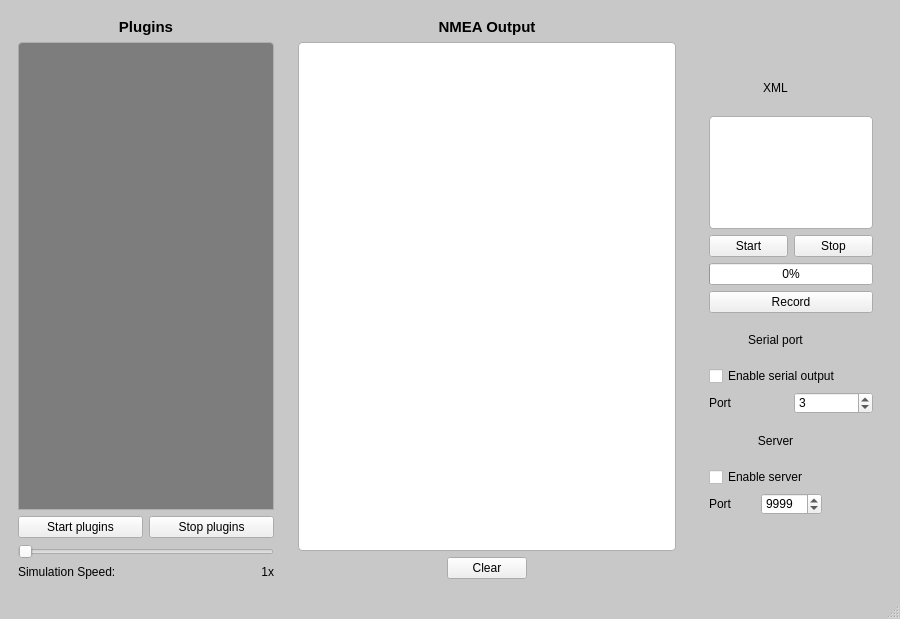
<?xml version="1.0" encoding="UTF-8"?>
<ui version="4.0">
 <class>ControllerWindow</class>
 <widget class="QMainWindow" name="ControllerWindow">
  <property name="geometry">
   <rect>
    <x>0</x>
    <y>0</y>
    <width>900</width>
    <height>619</height>
   </rect>
  </property>
  <property name="windowTitle">
   <string>UpWind::NMEA</string>
  </property>
  <property name="styleSheet">
   <string notr="true">QFrame.headerFrame {
border: none;
border-top-left-radius: 4px;
border-top-right-radius: 4px;
background: qlineargradient(x1: 0, y1: 0, x2: 0, y2: 1,
stop: 0.01 rgba(120, 120, 120),
stop: 0.05 rgba(150, 150, 150),
stop: 0.5 rgba(120, 120, 120),
stop: 0.52 rgba(80, 80, 80),
stop: 0.9 rgba(50, 50, 50),
stop: 1.0 rgba(50, 50, 50));
}

QFrame.settingsFrame {
border: 0px solid rgba(165, 165, 165);
}

QFrame.containerFrame { 
padding: 3px;
background: qlineargradient(x1: 0, y1: 0, x2: 0, y2: 1,
stop: 0.0 rgba(95, 95, 95),
stop: 0.15 rgba(75, 75, 75),
stop: 0.9 rgba(95, 95, 95),
stop: 1.0 rgba(45, 45, 45));
border-top-left-radius: 4px;
border-top-right-radius: 4px;
border-bottom-left-radius: 4px;
border-bottom-right-radius: 4px;
}

QFrame.containerFrame QLabel {
border: none;
background: transparent;
font-weight: bold;
color: rgba(225, 225, 225);
}

QFrame.containerFrame QPushButton {
padding: 4px;
border-radius: 4px;
border: 1px solid rgba(55, 55, 55);
/*
background: qlineargradient(x1:0, y1:0, x2: 0, y2:1,
stop: 0.0 rgba(25, 25, 25),
stop: 0.05 rgba(75, 75, 75),
stop: 0.15 rgba(125, 125, 125),
stop: 0.85 rgba(75, 75, 75),
stop: 1.0 rgba(25, 25, 25));
*/
background: qlineargradient(x1: 0, y1: 0, x2: 0, y2: 1,
stop: 0.01 rgba(120, 120, 120),
stop: 0.05 rgba(150, 150, 150),
stop: 0.5 rgba(120, 120, 120),
stop: 0.52 rgba(80, 80, 80),
stop: 0.9 rgba(50, 50, 50),
stop: 1.0 rgba(50, 50, 50));
color: rgba(225, 225, 225);
}

QFrame.containerFrame QPushButton:pressed {
background: qlineargradient(x1:0, y1:0, x2: 0, y2:1,
stop: 0.0 rgba(25, 25, 25),
stop: 0.05 rgba(25, 25, 25),
stop: 0.15 rgba(75, 75, 75),
stop: 0.85 rgba(25, 25, 25),
stop: 1.0 rgba(0, 0, 0));
color: rgba(200, 200, 200);
}
QFrame.containerFrame QPushButton:disabled {
background:qlineargradient(x1:0, y1:0, x2: 0, y2:1,
stop: 0.0 rgba(50, 50, 50),
stop: 0.05 rgba(100, 100, 100),
stop: 0.15 rgba(150, 150, 150),
stop: 0.85 rgba(100, 100, 100),
stop: 1.0 rgba(50, 50, 50));
}

QFrame.contentFrame {
border-top-left-radius: 4px;
border-top-right-radius: 4px;
border-bottom-left-radius: 2px;
border-bottom-right-radius: 2px;
background: qlineargradient(x1:0, y1:0, x2:0, y2:1,
stop: 0.0 rgba(125, 125, 125),
stop: 0.02 rgba(200, 200, 200),
stop: 0.98 rgba(200, 200, 200),
stop: 1.0 rgba(125, 125, 125));
}

QFrame.contentFrame QLabel {
color: rgba(35, 35, 35);
font-weight: normal;
background: transparent;
border: none;
}

QFrame.contentFrame QCheckBox {
background: transparent;
border: none;
}

QFrame.contentFrame QPushButton {
border-radius: 4px;
border: 1px solid rgba(75, 75, 75);
background: qlineargradient(x1:0, y1:0, x2: 0, y2:1,
stop: 0.0 rgba(25, 25, 25),
stop: 0.05 rgba(75, 75, 75),
stop: 0.15 rgba(125, 125, 125),
stop: 0.85 rgba(75, 75, 75),
stop: 1.0 rgba(25, 25, 25));
color: rgba(225, 225, 225);
}

QFrame.contentFrame QPushButton:pressed {
background:qlineargradient(x1:0, y1:0, x2: 0, y2:1,
stop: 0.0 rgba(0, 0, 0),
stop: 0.05 rgba(50, 50, 50),
stop: 0.15 rgba(100, 100, 100),
stop: 0.85 rgba(50, 50, 50),
stop: 1.0 rgba(0, 0, 0));
color: rgba(200, 200, 200);
}

QFrame {
border: 0px;

}

QMainWindow {
	background: rgba(200, 200, 200);
}

#mainFrame {
	background: rgba(200, 200, 200);
}

QDockWidget::title {
border: 1px solid rgba(95, 95, 95);
border-top-left-radius: 4px;
border-top-right-radius: 4px;
border-bottom-right-radius: 2px;
border-bottom-left-radius: 2px;
padding: 4px;
background: qlineargradient(x1:0, y1:0, x2:0, y2:1,
stop: 0.0 rgba(255, 255, 255),
stop: 0.1 rgba(225, 225, 225),
stop: 0.49 rgba(255, 255, 255),
stop: 0.5 rgba(225, 225, 225),
stop: 0.55 rgba(195, 195, 195),
stop: 1.0 rgba(175, 175, 175));
color: rgba(175, 175, 175);
}

QDockWidget.dockWidgetFrame {
	background-color: rgba(175, 175, 175);
}

QTextEdit {
border: 1px solid rgba(175, 175, 175);
background: rgba(255, 255, 255);
border-top-left-radius: 4px;
border-top-right-radius: 4px;
border-bottom-right-radius: 4px;
border-bottom-left-radius: 4px;
}

QListWidget {
border: 1px solid rgba(175, 175, 175);
background: rgba(255, 255, 255);
border-top-left-radius: 4px;
border-top-right-radius: 4px;
border-bottom-right-radius: 4px;
border-bottom-left-radius: 4px;
}

QGroupBox {
border: 1px solid rgba(175, 175, 175);
border-radius: 4px;
margin-top: 1ex;
}

QSlider {
color: rgba(175, 175, 175);
}

QTableView {
background: rgba(125, 125, 125);
border-left: 1px solid rgba(170, 170, 170);
border-right: 1px solid rgba(175, 175, 175);
border-bottom: 1px solid rgba(175, 175, 175);
border-top: 1px solid rgba(175, 175, 175);
border-top-left-radius: 4px;
border-top-right-radius: 4px;
padding: 4px;
}</string>
  </property>
  <property name="dockOptions">
   <set>QMainWindow::AnimatedDocks</set>
  </property>
  <widget class="QWidget" name="centralwidget">
   <layout class="QGridLayout" name="gridLayout_2">
    <property name="margin">
     <number>0</number>
    </property>
    <property name="spacing">
     <number>0</number>
    </property>
    <item row="0" column="0">
     <widget class="QFrame" name="mainFrame">
      <property name="frameShape">
       <enum>QFrame::StyledPanel</enum>
      </property>
      <property name="frameShadow">
       <enum>QFrame::Raised</enum>
      </property>
      <layout class="QGridLayout" name="gridLayout">
       <item row="0" column="0">
        <widget class="QFrame" name="frame">
         <property name="sizePolicy">
          <sizepolicy hsizetype="Fixed" vsizetype="Expanding">
           <horstretch>0</horstretch>
           <verstretch>0</verstretch>
          </sizepolicy>
         </property>
         <property name="minimumSize">
          <size>
           <width>240</width>
           <height>0</height>
          </size>
         </property>
         <property name="maximumSize">
          <size>
           <width>16777215</width>
           <height>16777215</height>
          </size>
         </property>
         <property name="sizeIncrement">
          <size>
           <width>0</width>
           <height>0</height>
          </size>
         </property>
         <property name="styleSheet">
          <string notr="true"/>
         </property>
         <property name="frameShape">
          <enum>QFrame::StyledPanel</enum>
         </property>
         <property name="frameShadow">
          <enum>QFrame::Raised</enum>
         </property>
         <property name="class" stdset="0">
          <string>containerFrame</string>
         </property>
         <layout class="QGridLayout" name="gridLayout_3">
          <item row="0" column="0">
           <widget class="QLabel" name="label">
            <property name="font">
             <font>
              <pointsize>-1</pointsize>
              <weight>75</weight>
              <bold>true</bold>
             </font>
            </property>
            <property name="styleSheet">
             <string notr="true">#label {
	font-size: 15px;
    font-weight: bold;
}</string>
            </property>
            <property name="text">
             <string>Plugins</string>
            </property>
            <property name="alignment">
             <set>Qt::AlignCenter</set>
            </property>
            <property name="wordWrap">
             <bool>false</bool>
            </property>
           </widget>
          </item>
          <item row="2" column="0">
           <layout class="QHBoxLayout" name="horizontalLayout">
            <item>
             <widget class="QPushButton" name="startPluginsButton">
              <property name="enabled">
               <bool>true</bool>
              </property>
              <property name="minimumSize">
               <size>
                <width>0</width>
                <height>0</height>
               </size>
              </property>
              <property name="text">
               <string>Start plugins</string>
              </property>
             </widget>
            </item>
            <item>
             <widget class="QPushButton" name="stopPluginsButton">
              <property name="minimumSize">
               <size>
                <width>0</width>
                <height>0</height>
               </size>
              </property>
              <property name="text">
               <string>Stop plugins</string>
              </property>
             </widget>
            </item>
           </layout>
          </item>
          <item row="3" column="0">
           <widget class="QSlider" name="simulationSpeedSlider">
            <property name="minimum">
             <number>1</number>
            </property>
            <property name="maximum">
             <number>100</number>
            </property>
            <property name="orientation">
             <enum>Qt::Horizontal</enum>
            </property>
           </widget>
          </item>
          <item row="4" column="0">
           <layout class="QHBoxLayout" name="horizontalLayout_2">
            <item>
             <widget class="QLabel" name="label_2">
              <property name="text">
               <string>Simulation Speed:</string>
              </property>
             </widget>
            </item>
            <item>
             <widget class="QLabel" name="simulationSpeedValueLabel">
              <property name="minimumSize">
               <size>
                <width>0</width>
                <height>0</height>
               </size>
              </property>
              <property name="text">
               <string>1x</string>
              </property>
              <property name="alignment">
               <set>Qt::AlignRight|Qt::AlignTrailing|Qt::AlignVCenter</set>
              </property>
             </widget>
            </item>
           </layout>
          </item>
          <item row="1" column="0">
           <widget class="QFrame" name="pluginFrame">
            <property name="minimumSize">
             <size>
              <width>0</width>
              <height>300</height>
             </size>
            </property>
            <property name="frameShape">
             <enum>QFrame::StyledPanel</enum>
            </property>
            <property name="frameShadow">
             <enum>QFrame::Raised</enum>
            </property>
            <layout class="QVBoxLayout" name="verticalLayout">
             <property name="spacing">
              <number>0</number>
             </property>
             <property name="margin">
              <number>0</number>
             </property>
             <item>
              <widget class="QTableView" name="tableView">
               <property name="mouseTracking">
                <bool>true</bool>
               </property>
               <property name="frameShadow">
                <enum>QFrame::Plain</enum>
               </property>
               <property name="horizontalScrollBarPolicy">
                <enum>Qt::ScrollBarAlwaysOff</enum>
               </property>
               <property name="alternatingRowColors">
                <bool>false</bool>
               </property>
               <property name="selectionMode">
                <enum>QAbstractItemView::NoSelection</enum>
               </property>
               <property name="verticalScrollMode">
                <enum>QAbstractItemView::ScrollPerPixel</enum>
               </property>
               <property name="showGrid">
                <bool>false</bool>
               </property>
               <property name="gridStyle">
                <enum>Qt::NoPen</enum>
               </property>
               <property name="cornerButtonEnabled">
                <bool>false</bool>
               </property>
               <attribute name="horizontalHeaderVisible">
                <bool>false</bool>
               </attribute>
               <attribute name="horizontalHeaderStretchLastSection">
                <bool>true</bool>
               </attribute>
               <attribute name="verticalHeaderVisible">
                <bool>false</bool>
               </attribute>
               <attribute name="verticalHeaderHighlightSections">
                <bool>false</bool>
               </attribute>
              </widget>
             </item>
            </layout>
           </widget>
          </item>
         </layout>
        </widget>
       </item>
       <item row="0" column="1">
        <widget class="QFrame" name="frame_2">
         <property name="sizePolicy">
          <sizepolicy hsizetype="Expanding" vsizetype="Expanding">
           <horstretch>0</horstretch>
           <verstretch>0</verstretch>
          </sizepolicy>
         </property>
         <property name="minimumSize">
          <size>
           <width>200</width>
           <height>0</height>
          </size>
         </property>
         <property name="styleSheet">
          <string notr="true"/>
         </property>
         <property name="frameShape">
          <enum>QFrame::StyledPanel</enum>
         </property>
         <property name="frameShadow">
          <enum>QFrame::Raised</enum>
         </property>
         <property name="class" stdset="0">
          <string>containerFrame</string>
         </property>
         <layout class="QGridLayout" name="gridLayout_4">
          <item row="0" column="0">
           <widget class="QLabel" name="label_3">
            <property name="sizeIncrement">
             <size>
              <width>0</width>
              <height>0</height>
             </size>
            </property>
            <property name="font">
             <font>
              <pointsize>11</pointsize>
              <weight>75</weight>
              <bold>true</bold>
             </font>
            </property>
            <property name="styleSheet">
             <string notr="true">#label {
	font-size: 15px;
    font-weight: bold;
}</string>
            </property>
            <property name="text">
             <string>NMEA Output</string>
            </property>
            <property name="alignment">
             <set>Qt::AlignCenter</set>
            </property>
            <property name="wordWrap">
             <bool>false</bool>
            </property>
           </widget>
          </item>
          <item row="2" column="0">
           <layout class="QHBoxLayout" name="horizontalLayout_3">
            <item>
             <spacer name="horizontalSpacer_2">
              <property name="orientation">
               <enum>Qt::Horizontal</enum>
              </property>
              <property name="sizeHint" stdset="0">
               <size>
                <width>40</width>
                <height>20</height>
               </size>
              </property>
             </spacer>
            </item>
            <item>
             <widget class="QPushButton" name="clearButton">
              <property name="minimumSize">
               <size>
                <width>80</width>
                <height>0</height>
               </size>
              </property>
              <property name="text">
               <string>Clear</string>
              </property>
             </widget>
            </item>
            <item>
             <spacer name="horizontalSpacer_3">
              <property name="orientation">
               <enum>Qt::Horizontal</enum>
              </property>
              <property name="sizeHint" stdset="0">
               <size>
                <width>40</width>
                <height>20</height>
               </size>
              </property>
             </spacer>
            </item>
           </layout>
          </item>
          <item row="1" column="0">
           <widget class="QTextEdit" name="textEdit">
            <property name="sizePolicy">
             <sizepolicy hsizetype="Expanding" vsizetype="Expanding">
              <horstretch>0</horstretch>
              <verstretch>0</verstretch>
             </sizepolicy>
            </property>
           </widget>
          </item>
         </layout>
        </widget>
       </item>
       <item row="0" column="2">
        <widget class="QFrame" name="settingsFrame">
         <property name="sizePolicy">
          <sizepolicy hsizetype="Preferred" vsizetype="Minimum">
           <horstretch>0</horstretch>
           <verstretch>0</verstretch>
          </sizepolicy>
         </property>
         <property name="minimumSize">
          <size>
           <width>200</width>
           <height>0</height>
          </size>
         </property>
         <property name="maximumSize">
          <size>
           <width>200</width>
           <height>16777215</height>
          </size>
         </property>
         <property name="frameShape">
          <enum>QFrame::StyledPanel</enum>
         </property>
         <property name="frameShadow">
          <enum>QFrame::Raised</enum>
         </property>
         <property name="class" stdset="0">
          <string>containerFrame</string>
         </property>
         <layout class="QVBoxLayout" name="verticalLayout_2">
          <property name="spacing">
           <number>0</number>
          </property>
          <property name="topMargin">
           <number>9</number>
          </property>
          <property name="rightMargin">
           <number>9</number>
          </property>
          <property name="bottomMargin">
           <number>9</number>
          </property>
          <item>
           <widget class="QFrame" name="settingsWrapperFrame">
            <property name="sizePolicy">
             <sizepolicy hsizetype="Preferred" vsizetype="Fixed">
              <horstretch>0</horstretch>
              <verstretch>0</verstretch>
             </sizepolicy>
            </property>
            <property name="frameShape">
             <enum>QFrame::StyledPanel</enum>
            </property>
            <property name="frameShadow">
             <enum>QFrame::Raised</enum>
            </property>
            <layout class="QVBoxLayout" name="verticalLayout_3">
             <property name="spacing">
              <number>0</number>
             </property>
             <property name="sizeConstraint">
              <enum>QLayout::SetDefaultConstraint</enum>
             </property>
             <property name="margin">
              <number>0</number>
             </property>
             <item>
              <widget class="QFrame" name="xmlSettingsFrame">
               <property name="sizePolicy">
                <sizepolicy hsizetype="Preferred" vsizetype="Preferred">
                 <horstretch>0</horstretch>
                 <verstretch>0</verstretch>
                </sizepolicy>
               </property>
               <property name="maximumSize">
                <size>
                 <width>16777215</width>
                 <height>250</height>
                </size>
               </property>
               <property name="frameShape">
                <enum>QFrame::StyledPanel</enum>
               </property>
               <property name="frameShadow">
                <enum>QFrame::Raised</enum>
               </property>
               <property name="class" stdset="0">
                <string>settingsFrame</string>
               </property>
               <layout class="QGridLayout" name="gridLayout_5">
                <property name="verticalSpacing">
                 <number>0</number>
                </property>
                <property name="margin">
                 <number>0</number>
                </property>
                <item row="0" column="0">
                 <widget class="QFrame" name="xmlHeaderFrame">
                  <property name="maximumSize">
                   <size>
                    <width>16777215</width>
                    <height>35</height>
                   </size>
                  </property>
                  <property name="frameShape">
                   <enum>QFrame::StyledPanel</enum>
                  </property>
                  <property name="frameShadow">
                   <enum>QFrame::Raised</enum>
                  </property>
                  <property name="class" stdset="0">
                   <string>headerFrame</string>
                  </property>
                  <layout class="QHBoxLayout" name="horizontalLayout_4">
                   <property name="topMargin">
                    <number>6</number>
                   </property>
                   <item>
                    <widget class="QLabel" name="label_6">
                     <property name="text">
                      <string>XML</string>
                     </property>
                     <property name="alignment">
                      <set>Qt::AlignCenter</set>
                     </property>
                    </widget>
                   </item>
                   <item>
                    <widget class="QPushButton" name="xmlMinMaxButton">
                     <property name="maximumSize">
                      <size>
                       <width>25</width>
                       <height>25</height>
                      </size>
                     </property>
                     <property name="text">
                      <string/>
                     </property>
                     <property name="icon">
                      <iconset resource="windowresources.qrc">
                       <normaloff>:/images/minimize.png</normaloff>:/images/minimize.png</iconset>
                     </property>
                     <property name="flat">
                      <bool>true</bool>
                     </property>
                    </widget>
                   </item>
                  </layout>
                 </widget>
                </item>
                <item row="1" column="0">
                 <widget class="QFrame" name="xmlContainer">
                  <property name="frameShape">
                   <enum>QFrame::StyledPanel</enum>
                  </property>
                  <property name="frameShadow">
                   <enum>QFrame::Raised</enum>
                  </property>
                  <property name="class" stdset="0">
                   <string>contentFrame</string>
                  </property>
                  <layout class="QGridLayout" name="gridLayout_10">
                   <item row="2" column="0">
                    <layout class="QHBoxLayout" name="horizontalLayout_5">
                     <item>
                      <widget class="QPushButton" name="xmlStartPauseButton">
                       <property name="text">
                        <string>Start</string>
                       </property>
                      </widget>
                     </item>
                     <item>
                      <widget class="QPushButton" name="xmlStopButton">
                       <property name="styleSheet">
                        <string notr="true"/>
                       </property>
                       <property name="text">
                        <string>Stop</string>
                       </property>
                       <property name="flat">
                        <bool>false</bool>
                       </property>
                      </widget>
                     </item>
                    </layout>
                   </item>
                   <item row="4" column="0">
                    <widget class="QPushButton" name="xmlRecordButton">
                     <property name="text">
                      <string>Record</string>
                     </property>
                    </widget>
                   </item>
                   <item row="3" column="0">
                    <widget class="QProgressBar" name="logProgressBar">
                     <property name="enabled">
                      <bool>true</bool>
                     </property>
                     <property name="value">
                      <number>0</number>
                     </property>
                    </widget>
                   </item>
                   <item row="0" column="0">
                    <widget class="QListWidget" name="xmlListWidget"/>
                   </item>
                  </layout>
                 </widget>
                </item>
               </layout>
              </widget>
             </item>
             <item>
              <widget class="QFrame" name="serialSettingsFrame">
               <property name="sizePolicy">
                <sizepolicy hsizetype="Preferred" vsizetype="Preferred">
                 <horstretch>0</horstretch>
                 <verstretch>0</verstretch>
                </sizepolicy>
               </property>
               <property name="frameShape">
                <enum>QFrame::StyledPanel</enum>
               </property>
               <property name="frameShadow">
                <enum>QFrame::Raised</enum>
               </property>
               <layout class="QGridLayout" name="gridLayout_7">
                <property name="margin">
                 <number>0</number>
                </property>
                <property name="spacing">
                 <number>0</number>
                </property>
                <item row="0" column="0">
                 <widget class="QFrame" name="serialHeaderFrame">
                  <property name="maximumSize">
                   <size>
                    <width>16777215</width>
                    <height>35</height>
                   </size>
                  </property>
                  <property name="frameShape">
                   <enum>QFrame::StyledPanel</enum>
                  </property>
                  <property name="frameShadow">
                   <enum>QFrame::Raised</enum>
                  </property>
                  <property name="class" stdset="0">
                   <string>headerFrame</string>
                  </property>
                  <layout class="QHBoxLayout" name="horizontalLayout_6">
                   <item>
                    <widget class="QLabel" name="serialHeaderLabel">
                     <property name="text">
                      <string>Serial port</string>
                     </property>
                     <property name="alignment">
                      <set>Qt::AlignCenter</set>
                     </property>
                    </widget>
                   </item>
                   <item>
                    <widget class="QPushButton" name="serialMinMaxButton">
                     <property name="maximumSize">
                      <size>
                       <width>25</width>
                       <height>25</height>
                      </size>
                     </property>
                     <property name="text">
                      <string/>
                     </property>
                     <property name="icon">
                      <iconset resource="windowresources.qrc">
                       <normaloff>:/images/minimize.png</normaloff>:/images/minimize.png</iconset>
                     </property>
                     <property name="flat">
                      <bool>true</bool>
                     </property>
                    </widget>
                   </item>
                  </layout>
                 </widget>
                </item>
                <item row="1" column="0">
                 <widget class="QFrame" name="serialContainer">
                  <property name="frameShape">
                   <enum>QFrame::StyledPanel</enum>
                  </property>
                  <property name="frameShadow">
                   <enum>QFrame::Raised</enum>
                  </property>
                  <property name="class" stdset="0">
                   <string>contentFrame</string>
                  </property>
                  <layout class="QGridLayout" name="gridLayout_8">
                   <property name="verticalSpacing">
                    <number>6</number>
                   </property>
                   <item row="2" column="0">
                    <widget class="QLabel" name="label_7">
                     <property name="text">
                      <string>Port</string>
                     </property>
                    </widget>
                   </item>
                   <item row="1" column="0" colspan="2">
                    <widget class="QCheckBox" name="serialCheckBox">
                     <property name="sizePolicy">
                      <sizepolicy hsizetype="Fixed" vsizetype="Fixed">
                       <horstretch>0</horstretch>
                       <verstretch>0</verstretch>
                      </sizepolicy>
                     </property>
                     <property name="text">
                      <string>Enable serial output</string>
                     </property>
                    </widget>
                   </item>
                   <item row="2" column="1">
                    <widget class="QSpinBox" name="serialPortSpinBox">
                     <property name="enabled">
                      <bool>true</bool>
                     </property>
                     <property name="value">
                      <number>3</number>
                     </property>
                    </widget>
                   </item>
                  </layout>
                 </widget>
                </item>
               </layout>
              </widget>
             </item>
             <item>
              <widget class="QFrame" name="serverSettingsFrame">
               <property name="sizePolicy">
                <sizepolicy hsizetype="Preferred" vsizetype="Preferred">
                 <horstretch>0</horstretch>
                 <verstretch>0</verstretch>
                </sizepolicy>
               </property>
               <property name="frameShape">
                <enum>QFrame::StyledPanel</enum>
               </property>
               <property name="frameShadow">
                <enum>QFrame::Raised</enum>
               </property>
               <layout class="QGridLayout" name="gridLayout_9">
                <property name="margin">
                 <number>0</number>
                </property>
                <property name="spacing">
                 <number>0</number>
                </property>
                <item row="0" column="0">
                 <widget class="QFrame" name="serverHeaderFrame">
                  <property name="maximumSize">
                   <size>
                    <width>16777215</width>
                    <height>35</height>
                   </size>
                  </property>
                  <property name="frameShape">
                   <enum>QFrame::StyledPanel</enum>
                  </property>
                  <property name="frameShadow">
                   <enum>QFrame::Raised</enum>
                  </property>
                  <property name="class" stdset="0">
                   <string>headerFrame</string>
                  </property>
                  <layout class="QHBoxLayout" name="horizontalLayout_8">
                   <item>
                    <widget class="QLabel" name="serverHeaderLabel">
                     <property name="text">
                      <string>Server</string>
                     </property>
                     <property name="alignment">
                      <set>Qt::AlignCenter</set>
                     </property>
                    </widget>
                   </item>
                   <item>
                    <widget class="QPushButton" name="serverMinMaxButton">
                     <property name="maximumSize">
                      <size>
                       <width>25</width>
                       <height>25</height>
                      </size>
                     </property>
                     <property name="text">
                      <string/>
                     </property>
                     <property name="icon">
                      <iconset resource="windowresources.qrc">
                       <normaloff>:/images/minimize.png</normaloff>:/images/minimize.png</iconset>
                     </property>
                     <property name="flat">
                      <bool>true</bool>
                     </property>
                    </widget>
                   </item>
                  </layout>
                 </widget>
                </item>
                <item row="1" column="0">
                 <widget class="QFrame" name="serverContainer">
                  <property name="maximumSize">
                   <size>
                    <width>16777215</width>
                    <height>123552</height>
                   </size>
                  </property>
                  <property name="frameShape">
                   <enum>QFrame::StyledPanel</enum>
                  </property>
                  <property name="frameShadow">
                   <enum>QFrame::Raised</enum>
                  </property>
                  <property name="class" stdset="0">
                   <string>contentFrame</string>
                  </property>
                  <layout class="QGridLayout" name="gridLayout_6">
                   <item row="2" column="0">
                    <widget class="QLabel" name="label_8">
                     <property name="text">
                      <string>Port</string>
                     </property>
                    </widget>
                   </item>
                   <item row="1" column="0" colspan="3">
                    <widget class="QCheckBox" name="serverCheckBox">
                     <property name="enabled">
                      <bool>true</bool>
                     </property>
                     <property name="sizePolicy">
                      <sizepolicy hsizetype="Fixed" vsizetype="Fixed">
                       <horstretch>0</horstretch>
                       <verstretch>0</verstretch>
                      </sizepolicy>
                     </property>
                     <property name="text">
                      <string>Enable server</string>
                     </property>
                     <property name="checked">
                      <bool>false</bool>
                     </property>
                    </widget>
                   </item>
                   <item row="2" column="1">
                    <widget class="QSpinBox" name="serverPortSpinBox">
                     <property name="enabled">
                      <bool>true</bool>
                     </property>
                     <property name="maximum">
                      <number>20000</number>
                     </property>
                     <property name="value">
                      <number>9999</number>
                     </property>
                    </widget>
                   </item>
                  </layout>
                 </widget>
                </item>
               </layout>
              </widget>
             </item>
            </layout>
           </widget>
          </item>
         </layout>
        </widget>
       </item>
      </layout>
     </widget>
    </item>
   </layout>
  </widget>
  <widget class="QMenuBar" name="menubar">
   <property name="geometry">
    <rect>
     <x>0</x>
     <y>0</y>
     <width>900</width>
     <height>20</height>
    </rect>
   </property>
  </widget>
  <widget class="QStatusBar" name="statusbar"/>
 </widget>
 <resources>
  <include location="windowresources.qrc"/>
 </resources>
 <connections/>
</ui>
